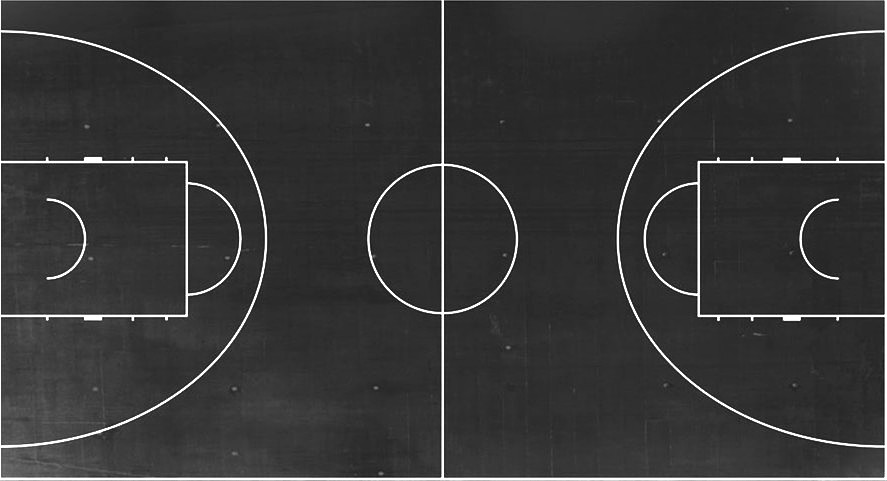
#> input picture VID/court.jpg, 887 x 481 px
$ python calibrate.py ../court.jpg
#> lines starting #> are read from the running program, lines starting #| are printed output that depends on the picture
### VID/service/orv/calibration.py
"""Kalibracija igrisca — jedro (brez GUI), uporabljeno v CLI in v API-ju.

Operater na enem frejmu doloci 4 ogljisca igralne povrsine. Iz njih zgradimo
homografijo v "ptičjo perspektivo" (top-down), kar omogoca:
  * test "ali je igralec znotraj igrisca" (point-in-polygon),
  * heatmap gibanja na zravnani povrsini (SCRUM-66).

Funkcije so ciste in vracajo numpy/python tipe; GUI risanje je v calibrate.py.
"""

from __future__ import annotations

import json
from pathlib import Path

import cv2
import numpy as np


# ──────────────────────────────────────────────────────────────────────
def read_frame(source: str, frame_index: int = 120, proc_width: int | None = 960) -> np.ndarray:
    """Preberi en frame iz videa/slike, po potrebi zmanjsan na proc_width."""
    low = source.lower()
    if low.endswith((".jpg", ".jpeg", ".png", ".bmp")):
        frame = cv2.imread(source)
        if frame is None:
            raise FileNotFoundError(f"Slike ni mogoce odpreti: {source}")
    else:
        cap = cv2.VideoCapture(source)
        if not cap.isOpened():
            raise FileNotFoundError(f"Vira ni mogoce odpreti: {source}")
        total = int(cap.get(cv2.CAP_PROP_FRAME_COUNT))
        idx = max(0, min(frame_index, total - 1)) if total > 0 else frame_index
        cap.set(cv2.CAP_PROP_POS_FRAMES, idx)
        ok, frame = cap.read()
        cap.release()
        if not ok:
            raise RuntimeError(f"Branje frejma {idx} ni uspelo: {source}")
    if proc_width and frame.shape[1] > proc_width:
        h, w = frame.shape[:2]
        frame = cv2.resize(frame, (proc_width, int(round(h * proc_width / w))))
    return frame


# ──────────────────────────────────────────────────────────────────────
# [25 lines left out: functions order_quad, quad_is_degenerate, not called in this run]


# Razmerje pravega igrisca (širina:višina). FIBA polni teren = 28:15.
# Top-down kanvas uporablja TO razmerje (ne slikovnih robov), da homografija
# odstrani perspektivo namesto da bi zapekla foreshortening v sliko.
COURT_ASPECT = 28.0 / 15.0


# [13 lines left out: functions topdown_size, compute_homography, not called in this run]


def warp_topdown(frame: np.ndarray, H: np.ndarray, out_w: int, out_h: int) -> np.ndarray:
    return cv2.warpPerspective(frame, H, (out_w, out_h))


# [56 lines left out: functions point_in_court, suggest_corners, draw_overlay, build_calibration, not called in this run]


def save_calibration(calib: dict, path: str | Path) -> None:
    Path(path).write_text(json.dumps(calib, indent=2), encoding="utf-8")


def load_calibration(path: str | Path) -> dict:
    return json.loads(Path(path).read_text(encoding="utf-8"))

### VID/service/calibrate.py
"""
SCRUM-65 (court) — KORAK 1 cevovoda: kalibracija igrisca.

Naloziš en frame iz videa, z mišjo klikneš 4 ogljišča igralne površine,
skripta shrani court.json (ogljišča + homografija) + slike za preverjanje.

To je samostojen, testabilen korak BREZ spletne strani. Srečko isto logiko
kasneje pokliče prek API-ja (PUT /orv/courts/{id}/calibration).

Uporaba (interaktivno):
    cd VID
    .venv/Scripts/python.exe service/calibrate.py dataset/valid/videos/Q4_side_300-330.mp4

    Tipke: klik = dodaj ogljišče (4) · u = razveljavi · r = reset
           g = predlog (GrabCut) · s = shrani · q = izhod

Uporaba (brez GUI, npr. za test/CI):
    .venv/Scripts/python.exe service/calibrate.py VIDEO --corners "120,150 480,135 720,300 80,300"
    .venv/Scripts/python.exe service/calibrate.py VIDEO --suggest --no-gui
"""

from __future__ import annotations

import argparse
from pathlib import Path

import cv2
import numpy as np

from orv import calibration as cal


def parse_args() -> argparse.Namespace:
    p = argparse.ArgumentParser(description="Kalibracija igrišča (klik 4 ogljišča)")
    p.add_argument("source", help="pot do videa ali slike")
    p.add_argument("--frame", type=int, default=120, help="indeks frejma za kalibracijo")
    p.add_argument("--width", type=int, default=960, help="širina obdelave")
    p.add_argument("--out", default="court_out", help="izhodna mapa")
    p.add_argument("--corners", default=None,
                   help='ne-interaktivno: "x1,y1 x2,y2 x3,y3 x4,y4"')
    p.add_argument("--suggest", action="store_true", help="predlagaj ogljišča (GrabCut)")
    p.add_argument("--no-gui", action="store_true", help="brez okna (samo shrani)")
    return p.parse_args()


def parse_corners(s: str) -> np.ndarray:
    pts = [tuple(map(float, tok.split(","))) for tok in s.split()]
    if len(pts) != 4:
        raise SystemExit("--corners potrebuje natanko 4 tocke 'x,y'")
    return np.array(pts, dtype=np.float32)


def save_outputs(frame: np.ndarray, corners: np.ndarray, out_dir: Path) -> None:
    out_dir.mkdir(parents=True, exist_ok=True)
    calib = cal.build_calibration(corners, (frame.shape[1], frame.shape[0]))
    cal.save_calibration(calib, out_dir / "court.json")

    overlay = cal.draw_overlay(frame, calib["corners"])
    cv2.imwrite(str(out_dir / "overlay.jpg"), overlay)

    ow, oh = calib["topDownSize"]
    H = np.array(calib["homography"], dtype=np.float32)
    cv2.imwrite(str(out_dir / "topdown.jpg"), cal.warp_topdown(frame, H, ow, oh))

    print(f"  shranjeno -> {out_dir}/court.json, overlay.jpg, topdown.jpg")
    print(f"  ogljišča (TL,TR,BR,BL): {np.array(calib['corners']).astype(int).tolist()}")
    print(f"  top-down velikost: {ow}x{oh}")


CORNER_HINTS = [
    "1/4  klikni ZGORAJ-LEVO  (daljni levi vogal igrisca)",
    "2/4  klikni ZGORAJ-DESNO (daljni desni vogal)",
    "3/4  klikni SPODAJ-DESNO (blizji desni vogal)",
    "4/4  klikni SPODAJ-LEVO  (blizji levi vogal)",
]


LOUPE_DST = 200  # velikost povecevalnega okna (px)


def run_gui(frame: np.ndarray, out_dir: Path, preset: np.ndarray | None) -> None:
    points: list[list[float]] = [] if preset is None else preset.tolist()
    frame_area = float(frame.shape[0] * frame.shape[1])
    fh, fw = frame.shape[:2]
    cursor = [fw // 2, fh // 2]
    zoom = [5]  # 2..10, nastavljivo s + / -
    win = "Kalibracija igrisca"

    def banner(vis, text, ok=True):
        cv2.rectangle(vis, (0, 0), (vis.shape[1], 34), (20, 20, 20), -1)
        cv2.putText(vis, text, (12, 24), cv2.FONT_HERSHEY_SIMPLEX, 0.6,
                    (0, 255, 0) if ok else (0, 165, 255), 2)

    def draw_loupe(vis):
        """Povecevalnik: izrez okoli kurzorja, povecan, s crosshairom = tocka klika."""
        mx, my = cursor
        src = max(8, LOUPE_DST // zoom[0])
        patch = cv2.getRectSubPix(frame, (src, src), (float(mx), float(my)))
        loupe = cv2.resize(patch, (LOUPE_DST, LOUPE_DST), interpolation=cv2.INTER_NEAREST)
        c = LOUPE_DST // 2
        cv2.line(loupe, (c, 0), (c, LOUPE_DST), (0, 255, 0), 1)
        cv2.line(loupe, (0, c), (LOUPE_DST, c), (0, 255, 0), 1)
        cv2.circle(loupe, (c, c), 3, (0, 0, 255), 1)
        cv2.rectangle(loupe, (0, 0), (LOUPE_DST - 1, LOUPE_DST - 1), (255, 255, 255), 2)
        cv2.putText(loupe, f"{mx},{my}  {zoom[0]}x", (6, LOUPE_DST - 8),
                    cv2.FONT_HERSHEY_SIMPLEX, 0.5, (0, 255, 0), 1)
        # postavi nasproti kurzorja, da ne zakriva obmocja klika
        x0 = 8 if mx > fw // 2 else fw - LOUPE_DST - 8
        y0 = 42
        vis[y0:y0 + LOUPE_DST, x0:x0 + LOUPE_DST] = loupe

    def redraw(msg: str | None = None, ok: bool = True):
        vis = frame.copy()
        for i, (x, y) in enumerate(points):
            cv2.circle(vis, (int(x), int(y)), 6, (0, 0, 255), -1)
            cv2.putText(vis, str(i + 1), (int(x) + 8, int(y) - 8),
                        cv2.FONT_HERSHEY_SIMPLEX, 0.7, (255, 255, 255), 2)
        if len(points) >= 2:
            cv2.polylines(vis, [np.int32(points)], len(points) == 4, (0, 255, 0), 2)
        draw_loupe(vis)
        if msg is None:
            msg = (CORNER_HINTS[len(points)] if len(points) < 4
                   else "4/4 OK -> S shrani | +/- zoom  u undo  r reset  g suggest  q izhod")
        banner(vis, msg, ok)
        cv2.imshow(win, vis)

    def on_mouse(event, x, y, flags, _):
        cursor[0] = max(0, min(fw - 1, x))
        cursor[1] = max(0, min(fh - 1, y))
        if event == cv2.EVENT_LBUTTONDOWN and len(points) < 4:
            points.append([float(cursor[0]), float(cursor[1])])
        redraw()

    # AUTOSIZE = 1:1 slikovne koordinate (brez popacenja klikov)
    cv2.namedWindow(win, cv2.WINDOW_AUTOSIZE)
    cv2.setMouseCallback(win, on_mouse)
    redraw()

    while True:
        key = cv2.waitKey(20) & 0xFF
        if key == ord("q"):
            break
        if key in (ord("+"), ord("=")):
            zoom[0] = min(10, zoom[0] + 1); redraw()
        elif key in (ord("-"), ord("_")):
            zoom[0] = max(2, zoom[0] - 1); redraw()
        elif key == ord("u") and points:
            points.pop(); redraw()
        elif key == ord("r"):
            points.clear(); redraw()
        elif key == ord("g"):
            points[:] = cal.suggest_corners(frame).tolist()
            redraw("predlog (GrabCut) — popravi vogale ali r za reset")
        elif key == ord("s"):
            if len(points) != 4:
                redraw(f"rabim 4 vogale (trenutno {len(points)})", ok=False)
                continue
            quad = cal.order_quad(np.array(points, dtype=np.float32))
            if cal.quad_is_degenerate(quad, frame_area):
                redraw("poligon je sploscen/premajhen — klikni 4 PRAVE vogale "
                       "(z visinskim razponom)", ok=False)
                print("  ZAVRNJENO: sploscen poligon — vogali so skoraj v isti "
                      "vodoravni liniji. Klikni daljni IN blizji rob igrisca.")
                continue
            save_outputs(frame, np.array(points, dtype=np.float32), out_dir)
            redraw("shranjeno! q za izhod.")
    cv2.destroyAllWindows()


def main() -> None:
    args = parse_args()
    frame = cal.read_frame(args.source, args.frame, args.width)
#> in read_frame, frame is the input picture: shape (481, 887, 3); min 3, max 255, mean 54.5
    print(f"Frame: {frame.shape[1]}x{frame.shape[0]} iz {args.source} (idx {args.frame})")
#| Frame: 887x481 iz ../court.jpg (idx 120)
    out_dir = Path(args.out)

    preset = None
    if args.corners:
        preset = parse_corners(args.corners)
    elif args.suggest:
        preset = cal.suggest_corners(frame)
        print(f"  predlog (GrabCut): {preset.astype(int).tolist()}")

    if args.no_gui or args.corners:
        if preset is None:
            raise SystemExit("brez GUI rabiš --corners ali --suggest")
        save_outputs(frame, preset, out_dir)
        return

    run_gui(frame, out_dir, preset)
#> in draw_loupe, `loupe = cv2.resize(patch, (LOUPE_DST, LOUPE_DST), interpolation=cv2.IN..`:
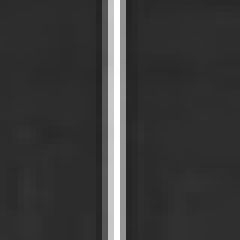
#> patch: shape (40, 40, 3) (shown 6 times larger); min 35, max 255, mean 57.1
#> in draw_loupe, `cv2.circle(loupe, (c, c), 3, (0, 0, 255), 1)`: loupe: shape (200, 200, 3); mean of channels 0, 1, 2 56, 58.5, 56.1
#> in draw_loupe, `cv2.putText(loupe, f"{mx},{my}  {zoom[0]}x", (6, LOUPE_DST - 8), cv2.F..`:
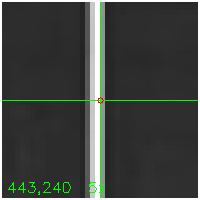
#> loupe: shape (200, 200, 3); mean of channels 0, 1, 2 63.8, 67.5, 63.9; drawn as B, G, R
#> in banner, `cv2.putText(vis, text, (12, 24), cv2.FONT_HERSHEY_SIMPLEX, 0.6, (0, 25..`:
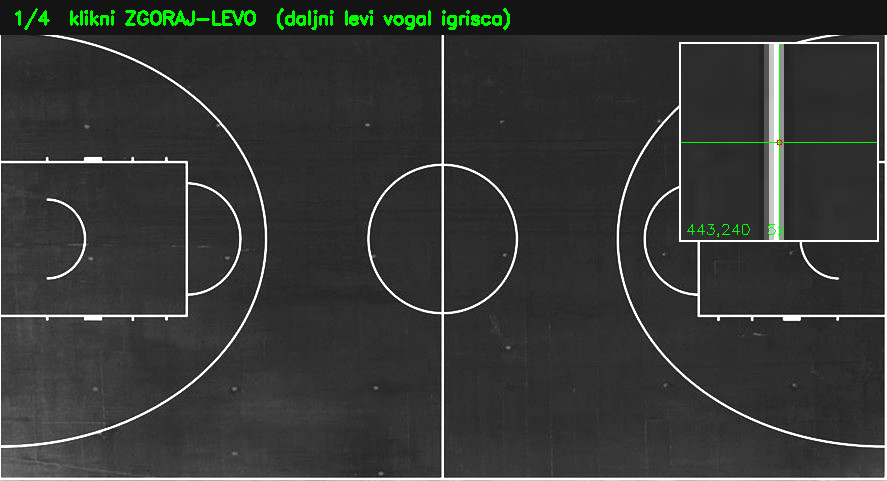
#> vis: shape (481, 887, 3); mean of channels 0, 1, 2 53.6, 55.8, 53.6; drawn as B, G, R
#> (key q is pressed here)


if __name__ == "__main__":
    main()
